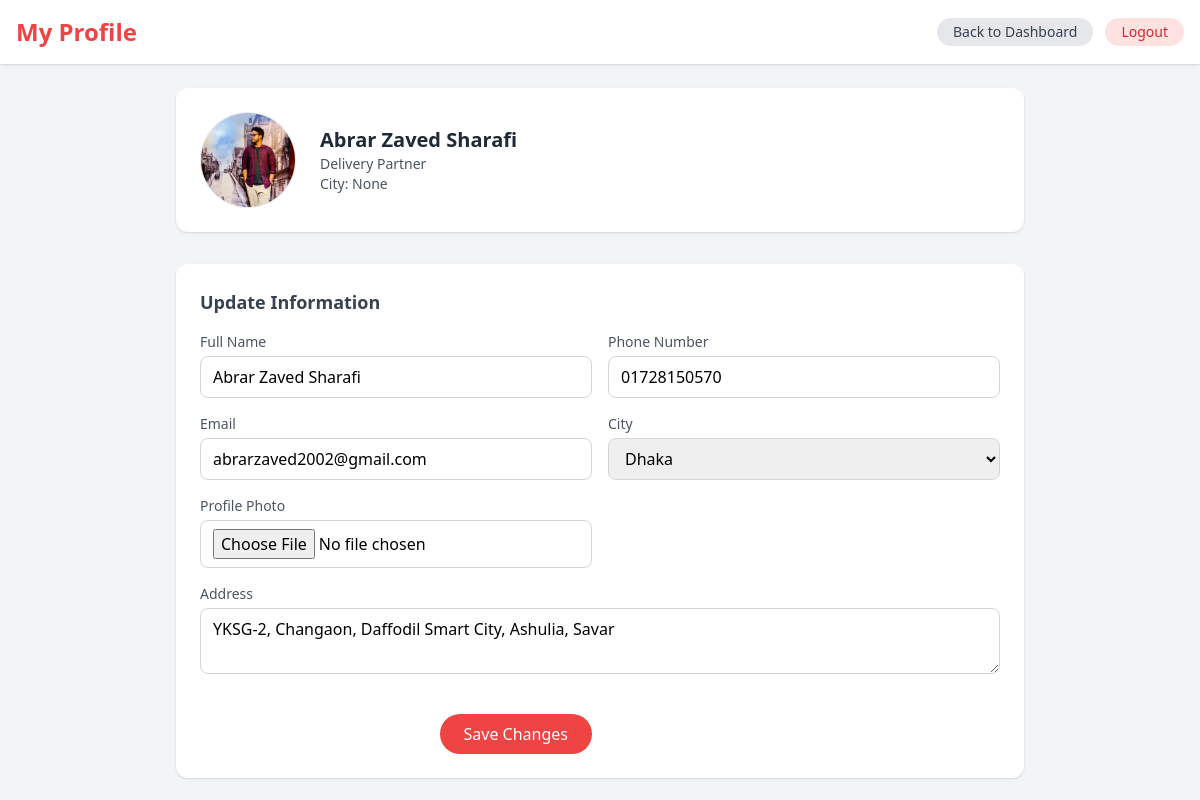
The app's page /rider_profile/ (signed in) with its own data.
### authentication/models.py (models this page shows, shortened)
class User(AbstractBaseUser):
    USER_TYPE_CHOICES = (
        ("user", "user"),
        ("owner", "owner"),
        ("rider", "rider"),
    )
    name = models.CharField(max_length=255)
    email = models.CharField(max_length=50, unique=True)
    phone = models.CharField(max_length=15, blank=True, null=True)
    restaurant_name = models.CharField(max_length=255, blank=True, null=True)
    user_type = models.CharField(
        max_length=10, choices=USER_TYPE_CHOICES, default="User"
    )
    city= models.CharField(max_length=100, blank=True, null=True)
    is_active = models.BooleanField(default=True)
    is_staff = models.BooleanField(default=False)
    is_admin = models.BooleanField(default=False)
    is_superuser = models.BooleanField(default=False)
    username = None
    groups = None
    USERNAME_FIELD = "email"
    objects = UserManager()

class Profile(models.Model):
    user = models.OneToOneField(User, on_delete=models.CASCADE)
    profile_image = models.ImageField(upload_to="profile_images/", blank=True, null=True)
    address = models.CharField(max_length=255, blank=True, null=True)
    bio = models.TextField(blank=True, null=True)

### authentication/views.py (the view, shortened to what this page needs)
# urls.py: path("rider_profile/", views.rider_profile, name="rider_profile"),
@login_required(login_url="rider_login")
def rider_profile(request):
    user = request.user
    profile, _ = Profile.objects.get_or_create(user=user)
    return render(request, "authentication/rider_profile.html")

### home/context_processors.py (called while the page is built)
def notification_count(request):
    notification_count = 0
    all_notifications = []
    if request.user.is_authenticated:
        all_notifications = notification.objects.filter(
            user=request.user
        ).order_by("-created_at")
        notification_count = all_notifications.filter(is_read=False).count()
    return {
        "notification_count": notification_count,
        "all_notifications": all_notifications,
    }

### order/context_processors.py (called while the page is built)
def cart_count(request):
    cart_count = 0
    if request.user.is_authenticated:
        cart_count = Cart.objects.filter(
            user=request.user, ordered=False, quantity__gt=0
        ).count()
    return {"cart_count": cart_count}

### templates/authentication/rider_profile.html (shortened to what this page needs)
<!DOCTYPE html>
<html lang="en">
  <head>
    <script src="https://cdn.tailwindcss.com"></script>
  </head>
  <body class="bg-gray-100 font-sans">
    <header class="bg-white shadow p-4 flex justify-between items-center sticky top-0 z-50">
      <h1 class="text-2xl font-bold text-red-500">My Profile</h1>
      <div class="flex gap-3">
        <a href="{% url 'rider_dashboard' %}" class="bg-gray-200 text-gray-700 px-4 py-1 rounded-full hover:bg-gray-300 text-sm flex items-center">Back to Dashboard</a>
        <a href="{% url 'logout' %}" class="bg-red-100 text-red-600 px-4 py-1 rounded-full hover:bg-red-200 text-sm flex items-center">Logout</a>
      </div>
    </header>
    <main class="max-w-4xl mx-auto p-6 space-y-8">
      <section class="bg-white rounded-xl shadow p-6 space-y-4">
        <div class="flex items-center gap-6">
          <img src="{% if request.user.profile.profile_image %}{{ request.user.profile.profile_image.url }}{% else %}https://via.placeholder.com/100{% endif %}" alt="Profile Photo" class="w-24 h-24 rounded-full object-cover border" />
          <div>
            <h2 class="text-xl font-semibold text-gray-800">{{request.user.name}}</h2>
            <p class="text-sm text-gray-600">Delivery Partner</p>
            <p class="text-sm text-gray-600">City: {{request.user.city}}</p>
          </div>
        </div>
      </section>
      <section class="bg-white rounded-xl shadow p-6">
        <h3 class="text-lg font-semibold text-gray-700 mb-4">Update Information</h3>
        <form class="grid grid-cols-1 md:grid-cols-2 gap-4" action="{% url "rider_profile" %}" method="POST" enctype="multipart/form-data">
          <div>
            <label class="block text-sm font-medium text-gray-600">Full Name</label>
            <input type="text" name="name" value="{{ request.user.name }}" class="mt-1 block w-full border border-gray-300 rounded-lg px-3 py-2" />
          </div>
          <div>
            <label class="block text-sm font-medium text-gray-600">Phone Number</label>
            <input type="tel" name="phone" value="{{ request.user.phone }}" class="mt-1 block w-full border border-gray-300 rounded-lg px-3 py-2" />
          </div>
          <div>
            <label class="block text-sm font-medium text-gray-600">Email</label>
            <input type="email" name="email" value="{{ request.user.email }}" class="mt-1 block w-full border border-gray-300 rounded-lg px-3 py-2" />
          </div>
          <div>
            <label class="block text-sm font-medium text-gray-600">City</label>
            <select class="mt-1 block w-full border border-gray-300 rounded-lg px-3 py-2" name="city">
              <option value="Dhaka" {% if request.user.city == "Dhaka" %}selected{% endif %}>Dhaka</option>
            </select>
          </div>
          <div>
            <label class="block text-sm font-medium text-gray-600">Profile Photo</label>
            <input type="file" name="profile_image" accept="image/*" class="mt-1 block w-full border border-gray-300 rounded-lg px-3 py-2 bg-white" />
          </div>
          <div class="col-span-full">
            <label class="block text-sm font-medium text-gray-600">Address</label>
            <textarea name="address" placeholder="Enter your address" rows="2" class="mt-1 block w-full border border-gray-300 rounded-lg px-3 py-2">{{ request.user.profile.address }}</textarea>
          </div>
          <div class="flex justify-end mt-6">
            <button type="submit" class="bg-red-500 hover:bg-red-600 text-white px-6 py-2 rounded-full">Save Changes</button>
          </div>
        </form>
      </section>
    </main>
  </body>
</html>

### records on screen
User: profile_image (picture), user.name "Abrar Zaved Sharafi", user.city "None", name "Abrar Zaved Sharafi", phone "01728150570", email "abrarzaved2002@gmail.com", address "YKSG-2, Changaon, Daffodil Smart City, Ashulia, Savar"
